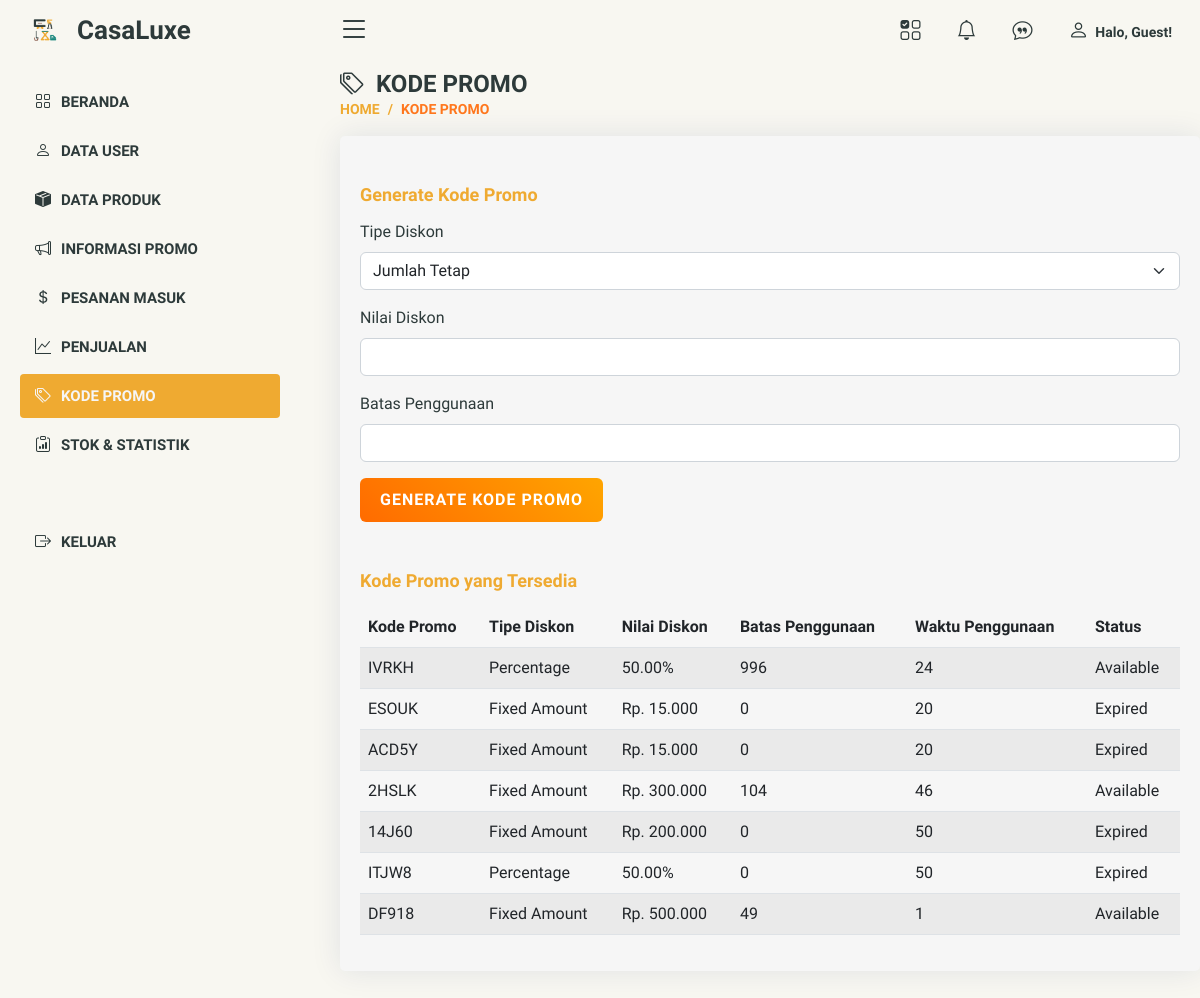
Page /admin/promo.php on the earlier database version.
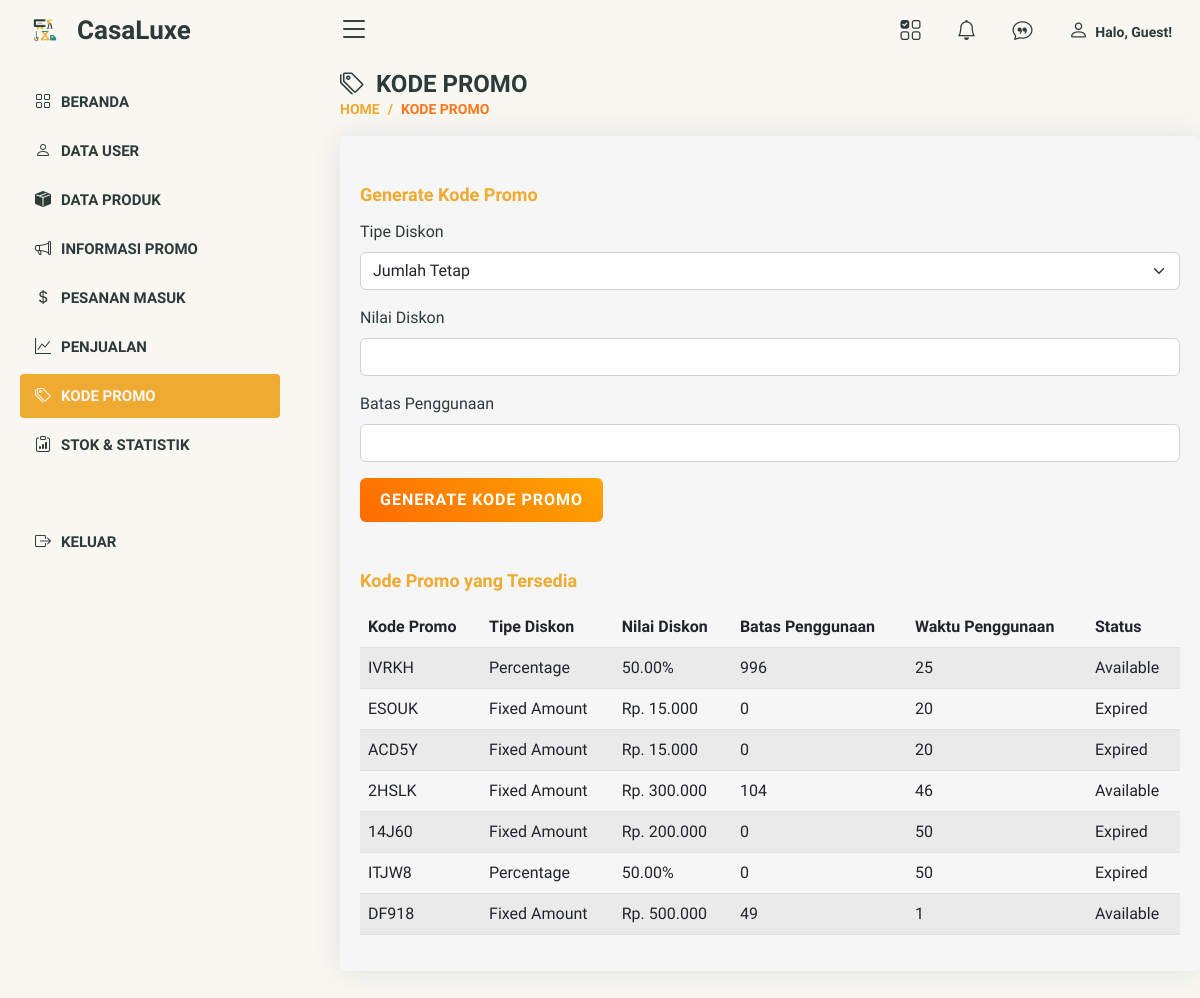
Same page on the later database version.
### tables this page shows
CREATE TABLE `promo` (
  `id` int(11) NOT NULL,
  `code` varchar(10) NOT NULL,
  `discount_type` enum('fixed','percentage') NOT NULL,
  `discount_value` decimal(10,2) NOT NULL,
  `usage_limit` int(11) NOT NULL DEFAULT 1,
  `times_used` int(11) NOT NULL DEFAULT 0,
  `created_at` timestamp NOT NULL DEFAULT current_timestamp()
);

### admin/promo.php (the view, shortened to what this page needs)
<?php
require "../db.php";
$page = "promo";
?>
<!DOCTYPE html>
<html lang="en">
<head>
    <link href="assets/vendor/bootstrap/css/bootstrap.min.css" rel="stylesheet">
    <link href="assets/vendor/bootstrap-icons/bootstrap-icons.css" rel="stylesheet">
    <link href="assets/vendor/boxicons/css/boxicons.min.css" rel="stylesheet">
    <link href="assets/vendor/quill/quill.snow.css" rel="stylesheet">
    <link href="assets/vendor/quill/quill.bubble.css" rel="stylesheet">
    <link href="assets/vendor/remixicon/remixicon.css" rel="stylesheet">
    <link href="assets/vendor/simple-datatables/style.css" rel="stylesheet">
    <?php include 'aset.php'; ?>
</head>
<body>
    <?php include 'atas.php'; ?>
    <?php include 'menu.php'; ?>
    <main id="main" class="main">
        <div class="pagetitle">
            <h1><i class="bi bi-tags"></i>&nbsp; KODE PROMO</h1>
            <nav>
                <ol class="breadcrumb">
                    <li class="breadcrumb-item"><a href="index.php">HOME</a></li>
                    <li class="breadcrumb-item active"> KODE PROMO</li>
                </ol>
            </nav>
        </div>
        <section class="section">
            <div class="row">
                <div class="col-lg-12">
                    <div class="card">
                        <div class="card-body">
                            <h5 class="card-title mt-5">Generate Kode Promo</h5>
                            <form method="post">
                                <div class="mb-3">
                                    <label for="discount_type" class="form-label">Tipe Diskon</label>
                                    <select class="form-select" id="discount_type" name="discount_type" required>
                                        <option value="fixed">Jumlah Tetap</option>
                                    </select>
                                </div>
                                <div class="mb-3">
                                    <label for="discount_value" class="form-label">Nilai Diskon</label>
                                    <input type="number" class="form-control" id="discount_value" name="discount_value" required>
                                </div>
                                <div class="mb-3">
                                    <label for="usage_limit" class="form-label">Batas Penggunaan</label>
                                    <input type="number" class="form-control" id="usage_limit" name="usage_limit" required>
                                </div>
                                <button type="submit" name="generate_promo" class="btn btn-generate">GENERATE KODE PROMO</button>
                            </form>
                            <h5 class="card-title mt-5">Kode Promo yang Tersedia</h5>
                            <table class="table table-striped">
                                <thead>
                                    <tr>
                                        <th>Kode Promo</th>
                                        <th>Tipe Diskon</th>
                                        <th>Nilai Diskon</th>
                                        <th>Batas Penggunaan</th>
                                        <th>Waktu Penggunaan</th>
                                        <th>Status</th>
                                    </tr>
                                </thead>
                                <tbody>
                                    <?php
                                    $promo_query = "SELECT * FROM promo";
                                    $promo_result = $kon->query($promo_query);
                                    while ($promo_row = $promo_result->fetch_assoc()) {
                                        $status = $promo_row['times_used'] >= $promo_row['usage_limit'] ? 'Expired' : 'Available';
                                        $discount_value = $promo_row['discount_type'] == 'fixed' ? 'Rp. ' . number_format($promo_row['discount_value'], 0, ',', '.') : $promo_row['discount_value'] . '%';
                                        echo "<tr>";
                                        echo "<td>{$promo_row['code']}</td>";
                                        echo "<td>" . ($promo_row['discount_type'] == 'fixed' ? 'Fixed Amount' : 'Percentage') . "</td>";
                                        echo "<td>$discount_value</td>";
                                        echo "<td>{$promo_row['usage_limit']}</td>";
                                        echo "<td>{$promo_row['times_used']}</td>";
                                        echo "<td>$status</td>";
                                        echo "</tr>";
                                    }
                                    ?>
                                </tbody>
                            </table>
                        </div>
                    </div>
                </div>
            </div>
        </section>
    </main>
</body>
</html>

### admin/aset.php (shortened to what this page needs)
<link href="../assets/vendor/bootstrap/css/bootstrap.min.css" rel="stylesheet">
<link href="../assets/vendor/bootstrap-icons/bootstrap-icons.css" rel="stylesheet">
<link href="../assets/vendor/boxicons/css/boxicons.min.css" rel="stylesheet">
<link href="../assets/vendor/quill/quill.snow.css" rel="stylesheet">
<link href="../assets/vendor/quill/quill.bubble.css" rel="stylesheet">
<link href="../assets/vendor/remixicon/remixicon.css" rel="stylesheet">
<link href="../assets/vendor/simple-datatables/style.css" rel="stylesheet">
<link href="../assets/css/style.css" rel="stylesheet">

### admin/atas.php (shortened to what this page needs)
<header id="header" class="header fixed-top d-flex align-items-center">
  <div class="container-fluid d-flex align-items-center justify-content-between">
    <div class="d-flex align-items-center">
      <a href="index.php" class="logo d-flex align-items-center">
        <img src="../assets/img/LOGOCASALUXE2.png" alt="logo">
        <span class="d-none d-lg-block">&nbsp; CasaLuxe</span>
      </a>
      <i class="bi bi-list toggle-sidebar-btn ms-3"></i>
    </div>
    <nav class="header-nav">
      <ul class="d-flex align-items-center mb-0">
        <li class="nav-item pe-4">
          <a class="nav-link nav-profile d-flex align-items-center pe-1 <?php echo (isset($page) && $page == 'kategori') ? 'active' : ''; ?>" href="kategori.php">
            <span class="d-none d-md-block ps-2">
              <i class="bi bi-ui-checks-grid" style="font-size: 20px; color: <?php echo (isset($page) && $page == 'kategori') ? '#EFAA31' : '#2D3A3A'; ?>;"></i>
            </span>
          </a>
        </li>
        <li class="nav-item pe-4">
          <a class="nav-link nav-profile d-flex align-items-center pe-1 <?php echo (isset($page) && $page == 'notifikasi') ? 'active' : ''; ?>" href="notifikasi.php">
            <span class="d-none d-md-block ps-2">
              <i class="bi bi-bell" style="font-size: 20px; color: <?php echo (isset($page) && $page == 'notifikasi') ? '#EFAA31' : '#2D3A3A'; ?>;"></i>
            </span>
          </a>
        </li>
        <li class="nav-item pe-4">
          <a class="nav-link nav-profile d-flex align-items-center pe-1 <?php echo (isset($page) && $page == 'review') ? 'active' : ''; ?>" href="review.php">
            <span class="d-none d-md-block ps-2">
              <i class="bi bi-chat-quote" style="font-size: 20px; color: <?php echo (isset($page) && $page == 'review') ? '#EFAA31' : '#2D3A3A'; ?>;"></i>
            </span>
          </a>
        </li>
        <li class="nav-item pe-3">
          <a class="nav-link nav-profile d-flex align-items-center pe-0 <?php echo (isset($page) && $page == 'profil') ? 'active' : ''; ?>" href="profil.php">
            <span class="d-none d-md-block ps-2" style="color: <?php echo (isset($page) && $page == 'profil') ? '#EFAA31' : '#2D3A3A'; ?>">
              <i class="bi bi-person" style="font-size: 20px; color: <?php echo (isset($page) && $page == 'profil') ? '#EFAA31' : '#2D3A3A'; ?>;"></i>&nbsp; Halo, <?= isset($_SESSION["admin"]) ? htmlspecialchars($_SESSION["admin"]) : 'Guest'; ?>!
            </span>
          </a>
        </li>
      </ul>
    </nav>
  </div>
</header>

### admin/menu.php (shortened to what this page needs)
<aside id="sidebar" class="sidebar">
    <ul class="sidebar-nav" id="sidebar-nav">
      <li class="nav-item">
        <a class="nav-link <?php if($page == "dashboard"){ echo "collapsed"; } ?>" href="index.php">
          <i class="bi bi-grid"></i>
          <span>BERANDA</span>
        </a>
      </li>
      <li class="nav-item">
        <a class="nav-link <?php if($page == "user"){ echo "collapsed"; } ?>" href="user.php">
          <i class="bi bi-person"></i>
          <span>DATA USER</span>
        </a>
      </li>
      <li class="nav-item">
        <a class="nav-link <?php if($page == "produk"){ echo "collapsed"; } ?>" href="produk.php">
          <i class="bi bi-box-seam-fill"></i>
          <span>DATA PRODUK</span>
        </a>
      </li>
      <li class="nav-item">
        <a class="nav-link <?php if($page == "info"){ echo "collapsed"; } ?>" href="informasipromo.php">
          <i class="bi bi-megaphone"></i>
          <span>INFORMASI PROMO</span>
        </a>
      </li>
      <li class="nav-item">
        <a class="nav-link <?php if($page == "order"){ echo "collapsed"; } ?>" href="order.php">
          <i class="bi bi-currency-dollar"></i>
          <span>PESANAN MASUK</span>
        </a>
      </li>
      <li class="nav-item">
        <a class="nav-link <?php if($page == "penjualan"){ echo "collapsed"; } ?>" href="penjualan.php">
          <i class="bi bi-graph-up"></i>
          <span>PENJUALAN</span>
        </a>
      </li>
      <li class="nav-item">
        <a class="nav-link <?php if($page == "promo"){ echo "collapsed"; } ?>" href="promo.php">
          <i class="bi bi-tags"></i>
          <span>KODE PROMO</span>
        </a>
      </li>
      <li class="nav-item">
        <a class="nav-link <?php if($page == "statistik"){ echo "collapsed"; } ?>" href="stok_produk.php">
          <i class="bi bi-clipboard-data"></i>
          <span>STOK & STATISTIK</span>
        </a>
      </li>
      <br>
      <br>
      <li class="nav-item">
        <a class="nav-link" href="logout.php">
          <i class="bi bi-box-arrow-right"></i>
          <span>KELUAR</span>
        </a>
      </li>
    </ul>
</aside>

### assets/css/style.css (style rules this page uses)
:root { scroll-behavior: smooth; }
body { font-family: "Andika", sans-serif !important; background: #F8F7F1; color: #2D3A3A; }
a { color: #2D3A3A; text-decoration: none; }
h1, h2, h3, h4, h5, h6 { font-family: "Andika", sans-serif; }
#main { margin-top: 70px !important; padding-left: 40px !important; transition: all 0.3s; overflow-x: hidden; }
.pagetitle { margin-bottom: 10px; }
.pagetitle h1 { font-size: 24px; margin-bottom: 0; font-weight: 600; color: #2D3A3A; }
.card { margin-bottom: 30px; border: none; border-radius: 5px; box-shadow: 0px 0 30px rgba(1, 41, 112, 0.1); background-color: #f6f6f6; }
.card-title { padding: 20px 0 15px 0; font-size: 14px; font-weight: 500; color: #EFAA31; font-family: "Andika", sans-serif; }
.card-body { padding: 0 20px 20px 20px; }
.btn-generate { background: linear-gradient(45deg, #ff6b00, #ffa500); color: white !important; padding: 10px 20px; font-weight: bold; text-transform: uppercase; border: none; border-radius: 6px; letter-spacing: 1px; transition: all 0.3s ease; }
.breadcrumb { font-size: 14px; font-family: "Andika", sans-serif; color: #EFAA31; font-weight: 600; }
.breadcrumb a { color: #EFAA31; transition: 0.3s; }
.breadcrumb .breadcrumb-item::before { color: #EFAA31; }
.breadcrumb .active { color: #ff771d; font-weight: 800; }
.logo { line-height: 1; }
@media (min-width: 1200px) { .logo { width: 280px; } }
.logo img { max-height: 26px; margin-right: 6px; }
.logo span { font-size: 26px; font-weight: 700; color: #2D3A3A; font-family: "Andika", sans-serif; }
.header { transition: all 0.5s; z-index: 997; height: 60px; background-color: transparent; padding-left: 20px; }
.header .toggle-sidebar-btn { font-size: 32px; padding-left: 10px; cursor: pointer; color: #2D3A3A; }
.header-nav ul { list-style: none; }
.header-nav > ul { margin: 0; padding: 0; }
.header-nav .nav-profile { color: #2D3A3A; }
.header-nav .nav-profile span { font-size: 14px; font-weight: 600; }
.sidebar { position: fixed; top: 60px; left: 0; bottom: 0; width: 300px; z-index: 996; transition: all 0.3s; padding: 20px; overflow-y: auto; scrollbar-width: thin; scrollbar-color: #aab7cf transparent; background-color: transparent; }
@media (min-width: 1200px) { #main, #footer { margin-left: 300px; } }
.sidebar-nav { padding: 0; margin: 0; list-style: none; }
.sidebar-nav li { padding: 0; margin: 0; list-style: none; }
.sidebar-nav .nav-item { margin-bottom: 5px; }
.sidebar-nav .nav-link { display: flex; align-items: center; font-size: 15px; font-weight: 600; color: #2D3A3A; transition: 0.3; background: transparent; padding: 10px 15px; border-radius: 4px; }
.sidebar-nav .nav-link i { font-size: 16px; margin-right: 10px; color: #2D3A3A; }
.sidebar-nav .nav-link.collapsed { color: #f6f6f6; background: #EFAA31; }
.sidebar-nav .nav-link.collapsed i { color: #f6f6f6; }

### admin/promo.php (style rules this page uses)
body { background: #F8F7F1 !important; font-family: 'Andika', sans-serif; color: #2D3A3A; }
header { background-color: #F8F7F1 !important; }
.sidebar { background-color: #F8F7F1 !important; }
h5 { font-weight: bold !important; padding-top: 0px !important; margin: 0px!important; margin-top: 0px !important; font-size: 18px !important; }

Differences in the rows shown:
changed promo "IVRKH": times_used "24" → "25"
